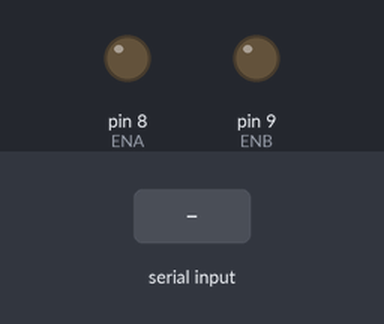
Bench run of a sketch on a simulated Arduino Mega 2560, built with avr-gcc and run on an emulated ATmega2560. On the bench: output pins drawn as LEDs (lit = HIGH). Inputs (shaded band) come from the test bench.

Above: at 2.2 s.
2.3 s: "f" received over the second serial link
At 2.7 s:
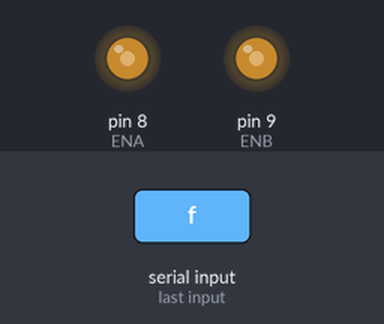
3.8 s: "l" received over the second serial link
At 5.0 s:
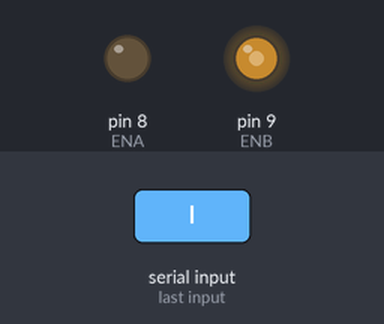
5.3 s: "r" received over the second serial link
At 6.2 s:
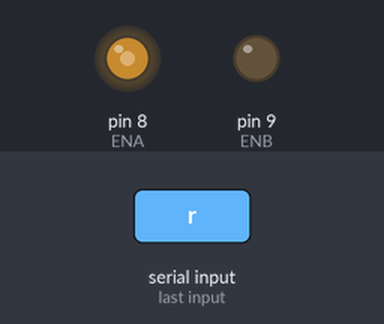
6.8 s: "b" received over the second serial link
At 7.3 s:
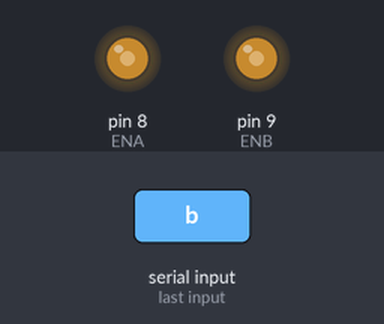
Timing chart, 0 to 9.3 s (numbered marks = the images above; inputs shaded):
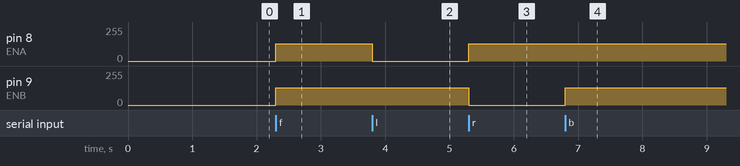

Measured:
- after the input at 2.3 s, pin 8 (ENA), pin 9 (ENB): 0/255 → 130/255 at once
- after the input at 3.8 s, pin 8 (ENA): 130/255 → 0/255 at once
- after the input at 5.3 s, pin 8 (ENA): 0/255 → 130/255 at once; pin 9 (ENB): 130/255 → 0/255 at once
- after the input at 6.8 s, pin 9 (ENB): 0/255 → 130/255 at once

The sketch:

bluetooth_bot.ino
```cpp
#define ENA 8
#define ENB 9

#define IN1 10
#define IN2 11
#define IN3 12
#define IN4 13

char junk;
String inputString="";
int speedBot=130;

void setup()
{
pinMode(ENA,OUTPUT);
pinMode(ENB,OUTPUT);

Serial3.begin(9600);
delay(1000);

}


void loop()
{


if(Serial3.available()){
  while(Serial3.available())
    {
      char inChar = (char)Serial3.read(); //read the input
      inputString += inChar;        //make a string of the characters coming on serial
    }
    Serial3.println(inputString);
    while (Serial3.available() > 0)
    { junk = Serial3.read() ; }      // clear the serial buffer
    if(inputString == "f"){         //in case of 'a' turn the LED on
      forward(speedBot);
    }else if(inputString == "b"){   //incase of 'b' turn the LED off
      backward(speedBot);
    }else if(inputString == "l"){   //incase of 'b' turn the LED off
      left(speedBot);
    }else if(inputString == "r"){   //incase of 'b' turn the LED off
      right(speedBot);
    }else if(inputString == "s"){   //incase of 'b' turn the LED off
      botStop();
    }
    inputString = "";
  }


}


void forward(int speed){


analogWrite(ENA,speed);
digitalWrite(IN1,LOW);
digitalWrite(IN2,HIGH);

analogWrite(ENB,speed);
digitalWrite(IN3,LOW);
digitalWrite(IN4,HIGH);

}


void backward(int speed){


analogWrite(ENA,speed);
digitalWrite(IN1,HIGH);
digitalWrite(IN2,LOW);

analogWrite(ENB,speed);
digitalWrite(IN3,HIGH);
digitalWrite(IN4,LOW);

}


void left(int speed){


analogWrite(ENA,0);
digitalWrite(IN1,LOW);
digitalWrite(IN2,LOW);

analogWrite(ENB,speed);
digitalWrite(IN3,LOW);
digitalWrite(IN4,HIGH);

}


void right(int speed){


analogWrite(ENA, speed);
digitalWrite(IN1,LOW);
digitalWrite(IN2,HIGH);

analogWrite(ENB,0);
digitalWrite(IN3,LOW);
digitalWrite(IN4,LOW);

}

void botStop(){


analogWrite(ENA, 0);
digitalWrite(IN1,HIGH);
digitalWrite(IN2,HIGH);

analogWrite(ENB,0);
digitalWrite(IN3,HIGH);
digitalWrite(IN4,HIGH);

}
```
